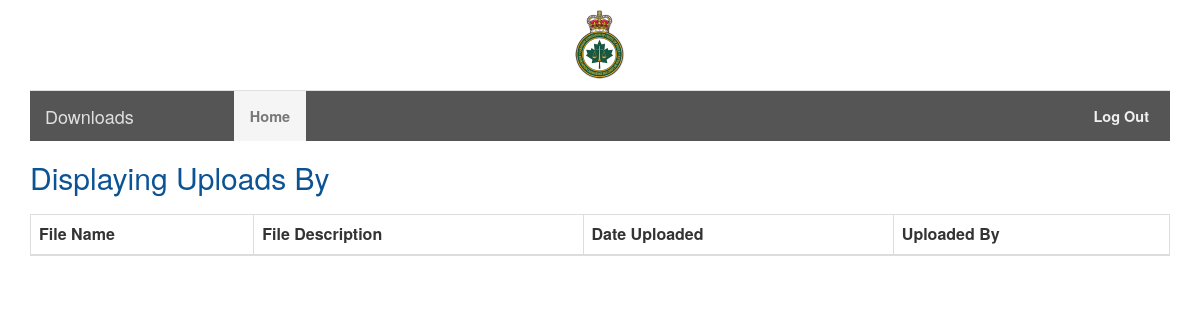
The page /index.php?usr_id=1 on the database as committed earlier.
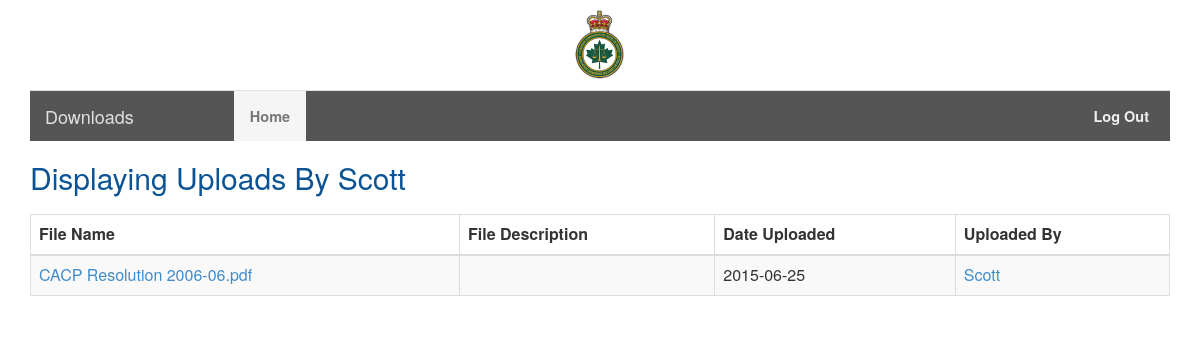
The same page on the database as committed later.
### tables this page shows
CREATE TABLE IF NOT EXISTS `users` (
  `usr_id` int(11) NOT NULL,
  `usr_email` text NOT NULL,
  `display_name` text NOT NULL,
  `usr_password` text NOT NULL,
  `usr_last_login` datetime NOT NULL,
  `usr_last_ip` varchar(255) NOT NULL,
  `usr_disabled` int(11) NOT NULL DEFAULT '0',
  `admin` int(11) NOT NULL DEFAULT '0',
  `force_password_change` int(11) NOT NULL DEFAULT '1',
  `usr_created` datetime NOT NULL DEFAULT CURRENT_TIMESTAMP
);

CREATE TABLE IF NOT EXISTS `files` (
  `file_id` int(11) NOT NULL,
  `file_name` varchar(255) NOT NULL,
  `file_descr` text NOT NULL,
  `usr_id` int(11) NOT NULL,
  `size` int(11) NOT NULL,
  `file_created` datetime NOT NULL
);

### functions/user_functions.php (called while the page is built, shortened)
<?php
function getUserByID($id)
{
  global $db;
  $query = "
  SELECT * FROM users
  WHERE usr_id = ?
  ";
  $stmt = $db->prepare($query);
  $stmt->execute(array($id));
  $user = $stmt->fetch(PDO::FETCH_ASSOC);
  return $user;
}

### functions/file_functions.php (called while the page is built, shortened)
<?php
function getFilesByUser($usr_id)
{
  global $db;
  $query = "
    SELECT *, date(file_created) as dateString FROM files WHERE usr_id = ?
  ";
  $stmt = $db->prepare($query);
  $stmt->execute(array($usr_id));
  $files = array();
  while ($row = $stmt->fetch(PDO::FETCH_ASSOC)) {
    $files[] = $row;
  }
  return $files;
}

### index.php (the view, shortened to what this page needs)
<?php
include 'functions/functions.php';
$displayUsersUploads = false;
if (!isset($_GET['usr_id'])):
    $files = getFiles();
else:
    $files = getFilesByUser($_GET['usr_id']);
    $displayUsersUploads = true;
endif;
?>
<html>
    <head>
        <link rel="stylesheet" href="css/bootstrap.css">
        <link rel="stylesheet" type="text/css" href="//cdn.datatables.net/plug-ins/e9421181788/integration/bootstrap/3/dataTables.bootstrap.css">
    </head>
    <div class="container">
   	<div class="text-center" style="padding:10px;">
    	<img src="images/logo.png">
    </div>
	<nav class="navbar navbar-default">
	<div class="container-fluid">
	  <div class="navbar-header">
	    <a class="navbar-brand" href="#">Downloads</a>
	  </div>
	  <div id="navbar" class="navbar-collapse collapse">
	    <ul class="nav navbar-nav">
	      <li class="active"><a href="index.php">Home</a></li>
	    </ul>
	    <ul class="nav navbar-nav navbar-right" style="padding-right:20px;">
	      <li><a href="./logout.php">Log Out</a></li>
	    </ul>
	  </div>
	</div>
	</nav>
    <h1>
    <?php
    if ($displayUsersUploads):
        $user = getUserByID($_GET['usr_id']);
        echo sprintf("Displaying Uploads By %s", $user['display_name'] );
    else:
        echo "Displaying All Uploads";
    endif;
    ?>
    </h1>
    <div style="padding-top:10px">
        <table id="files" class="table dataTable table-striped table-bordered" cellpadding="0" cellspacing="0" border="0"  width="100%">
	        <thead>
	            <tr>
	                <th>File Name</th>
	                <th>File Description</th>
	                <th>Date Uploaded</th>
	                <th>Uploaded By</th>
	            </tr>
	        </thead>
	        <tbody>
	        <?php
            foreach($files as $file){
            ?>
                <tr>
                	<td><?php echo '<a href = "./downloadFile.php?file_id='.$file['file_id'].'">'.$file['file_name']?></a></td>
                	<td><?php echo $file['file_descr']?></td>
                	<td><?php echo $file['dateString']?></td>
                	<td>
                    <?php
                        $user = getUserByID($file['usr_id']);
                        if (isset($user)):
                            echo '<a href = "index.php?usr_id='.$file['usr_id'].'">'.$user['display_name'];
                        endif;
                    ?>
                    </td>
                </tr>
            <?php
            }
            ?>
	        </tbody>
        </table>
    </div>
    </div>
    </body>
</html>

Rows that differ between the two databases and show on the page:
now on this page (row edited): users: display_name "Scott"
now on this page (row edited): files: file_name "CACP Resolution 2006-06.pdf", dateString "2015-06-25", usr.display_name "Scott"
